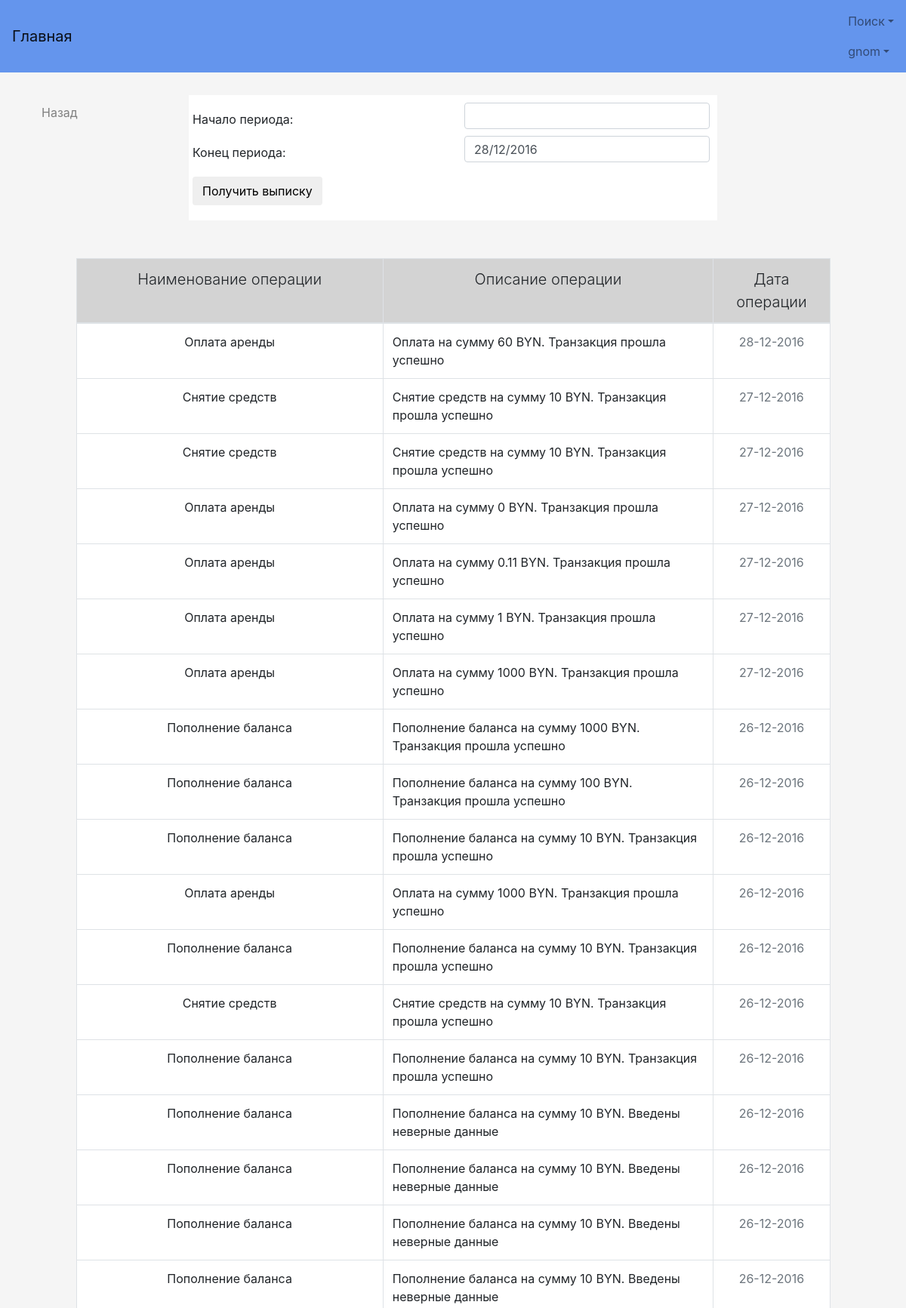
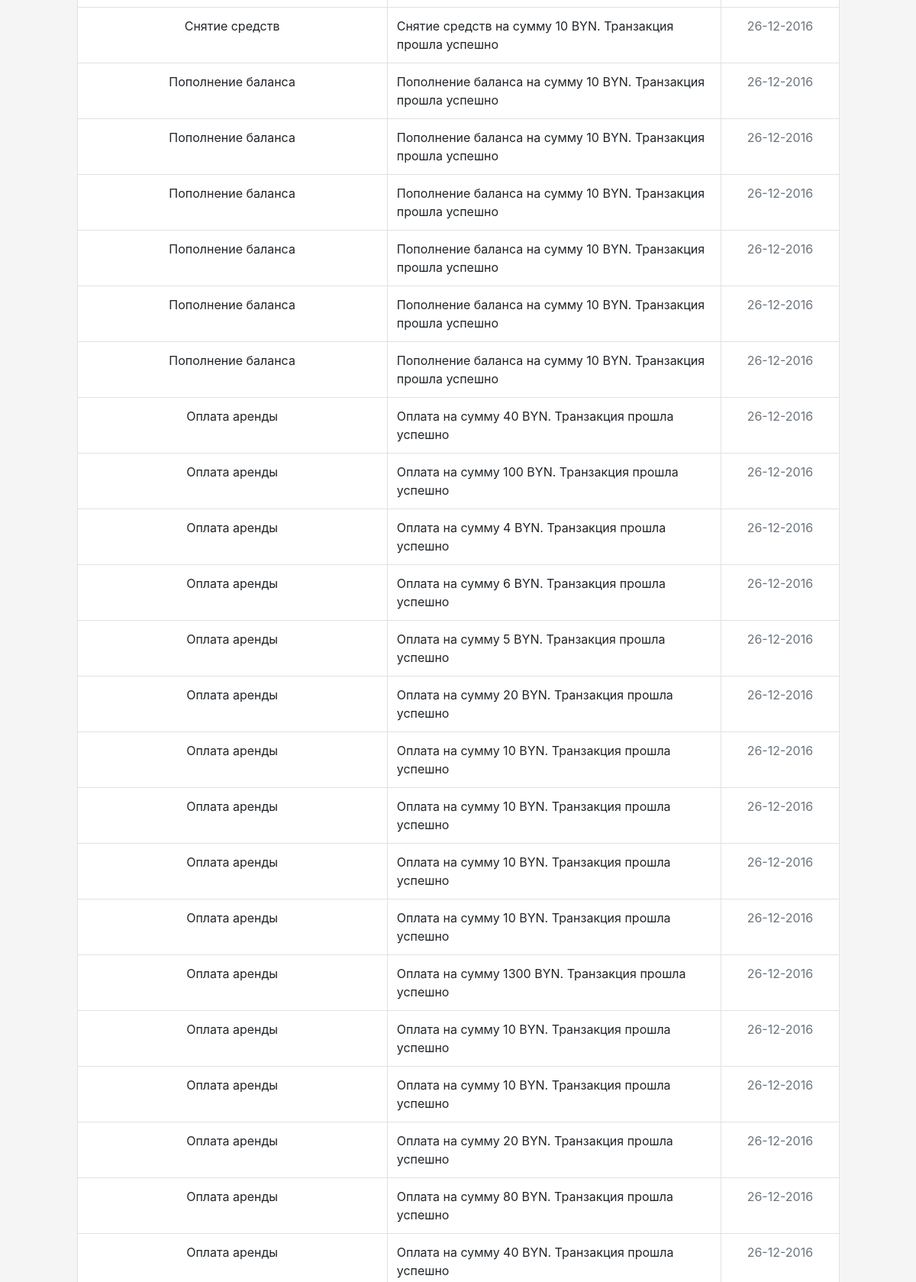
The page /profile/extractbalance (signed in, upper part) on the database its author committed (2 pictures, top to bottom).
### TOFI/models.py (models this page shows, shortened)
class MyUser(AbstractBaseUser):
    username = models.CharField(verbose_name='Логин', max_length=50, unique=True)
    password = models.CharField(verbose_name='Пароль', max_length=50)
    name = models.CharField(verbose_name='Имя', max_length=50)
    surname = models.CharField(verbose_name='Фамилия', max_length=50)
    last_name = models.CharField(verbose_name='Отчество', max_length=50)
    age = models.IntegerField(verbose_name='Возраст')
    passport_id = models.CharField(verbose_name='Номер паспорта', max_length=50, unique=True)
    phone = models.CharField(verbose_name='Телефон', max_length=50)
    address = models.CharField(verbose_name='Адрес', max_length=50)
    email = models.CharField(verbose_name='Электронная почта', max_length=50, unique=True)
    taxpayer_account_number = models.IntegerField(verbose_name='УНН', null=True)
    license_field = models.CharField(verbose_name='Лицензия', max_length=50, null=True)
    ie = models.BooleanField(verbose_name='ИП', default=False)
    balance = models.FloatField(verbose_name='', default=0)
    user_card_id = models.ManyToManyField(UserCard, default=None)
    objects = MyUserManager()
    USERNAME_FIELD = 'username'
    REQUIRED_FIELDS = ['name', 'surname', 'last_name', 'age', 'passport_id', 'phone', 'address', 'email', 'ie']
    is_active = models.BooleanField(default=True)
    reason_block = models.CharField(max_length=100, null=True)
    is_admin = models.BooleanField(default=False)
    is_moder = models.BooleanField(default=False)
    wrong_password_number = models.IntegerField(default=0)

class LogOperationsBalance(models.Model):  # Модель для логирования операций
    id_user = models.IntegerField()
    type_operation = models.CharField(max_length=50)  # Ввод/вывод/и т.д.
    describe_operation = models.CharField(max_length=100)  # Описание
    amount = models.FloatField(default=0)
    date_operation = models.DateField(default=None)
    status = models.BooleanField(default=False)

### user_profile/views.py (the view)
# urls.py: url(r'extractbalance', views.extract_balance, name='ExtractBalance'),
def extract_balance(request):
    if request.user.is_anonymous or not request.user.is_active:
        return HttpResponseRedirect("/login")
    if request.method == 'POST':
        form = ExtractBalance(request.POST)
        if form.is_valid():
            period_start = form.cleaned_data['period_start']
            period_end = form.cleaned_data['period_end']
            extracts = models.LogOperationsBalance.objects.filter(id_user=request.user.id)
            result = []
            for ex in extracts:
                if period_end >= ex.date_operation >= period_start:
                    result.append(ex)
            result = reversed(result)
            return render(request, 'Profile/ExtractBalance.html', {'form': form, 'result': result})
    else:
        form = ExtractBalance()
        extracts = reversed(models.LogOperationsBalance.objects.filter(id_user=request.user.id))
        return render(request, "Profile/ExtractBalance.html", {'form': form, 'result': extracts})

### TOFI/forms.py
class ExtractBalance(forms.Form):
    period_start = forms.DateField(input_formats=['%d/%m/%Y'], label="Начало периода:",
                                   widget=forms.DateInput(attrs={'class': 'datetime'}), required=True)
    period_end = forms.DateField(input_formats=['%d/%m/%Y'], label="Конец периода:",
                                 widget=forms.DateInput(attrs={'class': 'datetime'}), required=True,
                                 initial=datetime.now().strftime('%d/%m/%Y'))

### TOFI/templates/Profile/ExtractBalance.html (shortened to what this page needs)
{% extends "base.html" %}
{% block content %}
    <table class="left">
        <tr>
            <td class="padding">
                <a class="btn button7 text-left form-control" href="{% url 'Profile' %}">Назад</a>
            </td>
        </tr>
    </table>
    <form method="POST">
        <div class="center">
            {% for field in form %}
                <div class="row">
                    <div class="padding col-md-6">{{ field.label }}</div>
                    <div class="col-md-6">{{ field }}</div>
                </div>
            {% endfor %}
            <div class="row">
                <div class="padding">
                    <button type="submit" class="btn btn-default">Получить выписку</button>
                </div>
            </div>
        </div>
        {% if result %}
            <table class="table table-hover table-bordered center-table">
                <thead>
                <tr class="padding">
                    <td class="padding text-center lead gray">Наименование операции</td>
                    <td class="text-center lead gray">Описание операции</td>
                    <td class="text-center lead gray">Дата операции</td>
                </tr>
                </thead>
                <tbody>
                {% for res in result %}
                    <tr class="padding">
                        <td class="padding text-center">{{ res.type_operation }}</td>
                        <td>{{ res.describe_operation }}</td>
                        <td class="text-center text-muted">{{ res.date_operation|date:"d-m-Y" }}</td>
                    </tr>
                {% endfor %}
                </tbody>
            </table>
        {% endif %}
    </form>
{% endblock %}

### TOFI/templates/base.html (shortened to what this page needs)
{% load staticfiles %}
<!DOCTYPE html>
<html lang="ru">
  <head>
      <link href="https://cdnjs.cloudflare.com/ajax/libs/twitter-bootstrap/4.0.0-alpha.5/css/bootstrap.min.css"
            rel="stylesheet">
      <link href="{% static 'style.css' %}" rel="stylesheet">
      <link href="http://ajax.googleapis.com/ajax/libs/jqueryui/1.8/themes/base/jquery-ui.css" rel="stylesheet"
            type="text/css"/>
      <link href="https://cdnjs.cloudflare.com/ajax/libs/bootstrap-datepicker/1.6.4/css/bootstrap-datepicker.min.css"
            rel="stylesheet" type="text/css">
      <link href="https://cdnjs.cloudflare.com/ajax/libs/bootstrap-datetimepicker/4.17.43/css/bootstrap-datetimepicker.min.css"
            rel="stylesheet" type="text/css">
  </head>
  <body>
  <nav class="navbar navbar-light">
      <a class="navbar-brand" href="{% url 'Main' %}">Главная</a>
      <ul class="nav navbar-nav">
          {% if request.user.is_anonymous %}
              <li class="nav-item active">
                  <a class="nav-link" href="{% url 'Registration' %}">Регистрация<span class="sr-only">(current)</span></a>
              </li>
              <li class="nav-item active">
                  <a class="nav-link" href="{% url 'Login' %}">Вход<span class="sr-only">(current)</span></a>
              </li>
              <li class="nav-item dropdown">
                  <a class="nav-link dropdown-toggle" href="#" id="supportedContentDropdown" data-toggle="dropdown"
                     aria-haspopup="true" aria-expanded="false">Поиск</a>
                  <div class="dropdown-menu" aria-labelledby="supportedContentDropdown">
                      <a class="dropdown-item" href="{% url 'SearchUser' %}">Поиск пользователей</a>
                      <a class="dropdown-item" href="{% url 'SearchRent' %}">Поиск жилья</a>
                  </div>
              </li>
            {% else %}
              <li class="nav-item dropdown">
                  <a class="nav-link dropdown-toggle" href="#" id="supportedContentDropdown" data-toggle="dropdown"
                     aria-haspopup="true" aria-expanded="false">Поиск</a>
              </li>
              <li class="nav-item dropdown">
                  <a class="nav-link dropdown-toggle" href="#" id="supportedContentDropdown" data-toggle="dropdown"
                     aria-haspopup="true" aria-expanded="false">{{ request.user.username }}</a>
              </li>
          {% endif %}
      </ul>
  </nav>
  <div class="main-body">
      <div class="container">
        {% block content %}
        {% endblock %}
    </div>
  </div>
  </body>
</html>

### TOFI/static/style.css (style rules this page uses)
.center { width: 100%; max-width: 700px; padding: 10px; margin: auto auto 50px; background: white; }
.center-table { width: 100%; max-width: 90%; padding: 10px; margin: auto auto 50px; background: white; }
.height70 { height: 35px; }
a { color: darkslateblue; }
body { margin: auto; padding-bottom: 0; height: auto; background-color: whitesmoke; link: dodgerblue; }
table { width: 100%; }
.main-body { padding-top: 10px; padding-bottom: auto; margin-top: 20px; }
.left { position: fixed; overflow: auto; padding: 0; float: left; width: 240px; margin: auto auto 30px; }
.padding { padding: 10px; }
.button7 { color: gray; background-color: whitesmoke; height: 25px; padding: 0; width: 70%; box-shadow: none; border-style: hidden; }
.text-left { text-align: left; }
.gray { background: lightgray; }
.navbar-light { background-color: cornflowerblue; }

### rows shown on the page
MyUser: user.username "gnom"
LogOperationsBalance: type_operation "Оплата аренды", describe_operation "Оплата на сумму 60 BYN. Транзакция прошла успешно", date_operation "28-12-2016"
LogOperationsBalance: type_operation "Снятие средств", describe_operation "Снятие средств на сумму 10 BYN. Транзакция прошла успешно", date_operation "27-12-2016"
LogOperationsBalance: type_operation "Снятие средств", describe_operation "Снятие средств на сумму 10 BYN. Транзакция прошла успешно", date_operation "27-12-2016"
LogOperationsBalance: type_operation "Оплата аренды", describe_operation "Оплата на сумму 0 BYN. Транзакция прошла успешно", date_operation "27-12-2016"
LogOperationsBalance: type_operation "Оплата аренды", describe_operation "Оплата на сумму 0.11 BYN. Транзакция прошла успешно", date_operation "27-12-2016"
LogOperationsBalance: type_operation "Оплата аренды", describe_operation "Оплата на сумму 1 BYN. Транзакция прошла успешно", date_operation "27-12-2016"
LogOperationsBalance: type_operation "Оплата аренды", describe_operation "Оплата на сумму 1000 BYN. Транзакция прошла успешно", date_operation "27-12-2016"
LogOperationsBalance: type_operation "Пополнение баланса", describe_operation "Пополнение баланса на сумму 1000 BYN. Транзакция прошла успешно", date_operation "26-12-2016"
LogOperationsBalance: type_operation "Пополнение баланса", describe_operation "Пополнение баланса на сумму 100 BYN. Транзакция прошла успешно", date_operation "26-12-2016"
LogOperationsBalance: type_operation "Пополнение баланса", describe_operation "Пополнение баланса на сумму 10 BYN. Транзакция прошла успешно", date_operation "26-12-2016"
LogOperationsBalance: type_operation "Оплата аренды", describe_operation "Оплата на сумму 1000 BYN. Транзакция прошла успешно", date_operation "26-12-2016"
LogOperationsBalance: type_operation "Пополнение баланса", describe_operation "Пополнение баланса на сумму 10 BYN. Транзакция прошла успешно", date_operation "26-12-2016"
LogOperationsBalance: type_operation "Снятие средств", describe_operation "Снятие средств на сумму 10 BYN. Транзакция прошла успешно", date_operation "26-12-2016"
LogOperationsBalance: type_operation "Пополнение баланса", describe_operation "Пополнение баланса на сумму 10 BYN. Транзакция прошла успешно", date_operation "26-12-2016"
LogOperationsBalance: type_operation "Пополнение баланса", describe_operation "Пополнение баланса на сумму 10 BYN. Введены неверные данные", date_operation "26-12-2016"
LogOperationsBalance: type_operation "Пополнение баланса", describe_operation "Пополнение баланса на сумму 10 BYN. Введены неверные данные", date_operation "26-12-2016"
LogOperationsBalance: type_operation "Пополнение баланса", describe_operation "Пополнение баланса на сумму 10 BYN. Введены неверные данные", date_operation "26-12-2016"
LogOperationsBalance: type_operation "Пополнение баланса", describe_operation "Пополнение баланса на сумму 10 BYN. Введены неверные данные", date_operation "26-12-2016"
LogOperationsBalance: type_operation "Снятие средств", describe_operation "Снятие средств на сумму 10 BYN. Транзакция прошла успешно", date_operation "26-12-2016"
LogOperationsBalance: type_operation "Пополнение баланса", describe_operation "Пополнение баланса на сумму 10 BYN. Транзакция прошла успешно", date_operation "26-12-2016"
LogOperationsBalance: type_operation "Пополнение баланса", describe_operation "Пополнение баланса на сумму 10 BYN. Транзакция прошла успешно", date_operation "26-12-2016"
LogOperationsBalance: type_operation "Пополнение баланса", describe_operation "Пополнение баланса на сумму 10 BYN. Транзакция прошла успешно", date_operation "26-12-2016"
LogOperationsBalance: type_operation "Пополнение баланса", describe_operation "Пополнение баланса на сумму 10 BYN. Транзакция прошла успешно", date_operation "26-12-2016"
LogOperationsBalance: type_operation "Пополнение баланса", describe_operation "Пополнение баланса на сумму 10 BYN. Транзакция прошла успешно", date_operation "26-12-2016"
LogOperationsBalance: type_operation "Пополнение баланса", describe_operation "Пополнение баланса на сумму 10 BYN. Транзакция прошла успешно", date_operation "26-12-2016"
LogOperationsBalance: type_operation "Оплата аренды", describe_operation "Оплата на сумму 40 BYN. Транзакция прошла успешно", date_operation "26-12-2016"
LogOperationsBalance: type_operation "Оплата аренды", describe_operation "Оплата на сумму 100 BYN. Транзакция прошла успешно", date_operation "26-12-2016"
LogOperationsBalance: type_operation "Оплата аренды", describe_operation "Оплата на сумму 4 BYN. Транзакция прошла успешно", date_operation "26-12-2016"
LogOperationsBalance: type_operation "Оплата аренды", describe_operation "Оплата на сумму 6 BYN. Транзакция прошла успешно", date_operation "26-12-2016"
LogOperationsBalance: type_operation "Оплата аренды", describe_operation "Оплата на сумму 5 BYN. Транзакция прошла успешно", date_operation "26-12-2016"
LogOperationsBalance: type_operation "Оплата аренды", describe_operation "Оплата на сумму 20 BYN. Транзакция прошла успешно", date_operation "26-12-2016"
LogOperationsBalance: type_operation "Оплата аренды", describe_operation "Оплата на сумму 10 BYN. Транзакция прошла успешно", date_operation "26-12-2016"
LogOperationsBalance: type_operation "Оплата аренды", describe_operation "Оплата на сумму 10 BYN. Транзакция прошла успешно", date_operation "26-12-2016"
LogOperationsBalance: type_operation "Оплата аренды", describe_operation "Оплата на сумму 10 BYN. Транзакция прошла успешно", date_operation "26-12-2016"
LogOperationsBalance: type_operation "Оплата аренды", describe_operation "Оплата на сумму 10 BYN. Транзакция прошла успешно", date_operation "26-12-2016"
LogOperationsBalance: type_operation "Оплата аренды", describe_operation "Оплата на сумму 1300 BYN. Транзакция прошла успешно", date_operation "26-12-2016"
LogOperationsBalance: type_operation "Оплата аренды", describe_operation "Оплата на сумму 10 BYN. Транзакция прошла успешно", date_operation "26-12-2016"
LogOperationsBalance: type_operation "Оплата аренды", describe_operation "Оплата на сумму 10 BYN. Транзакция прошла успешно", date_operation "26-12-2016"
LogOperationsBalance: type_operation "Оплата аренды", describe_operation "Оплата на сумму 20 BYN. Транзакция прошла успешно", date_operation "26-12-2016"
LogOperationsBalance: type_operation "Оплата аренды", describe_operation "Оплата на сумму 80 BYN. Транзакция прошла успешно", date_operation "26-12-2016"
LogOperationsBalance: type_operation "Оплата аренды", describe_operation "Оплата на сумму 40 BYN. Транзакция прошла успешно", date_operation "26-12-2016"

### other values the page prints
{{ field.label }} "Начало периода:" "Конец периода:"
